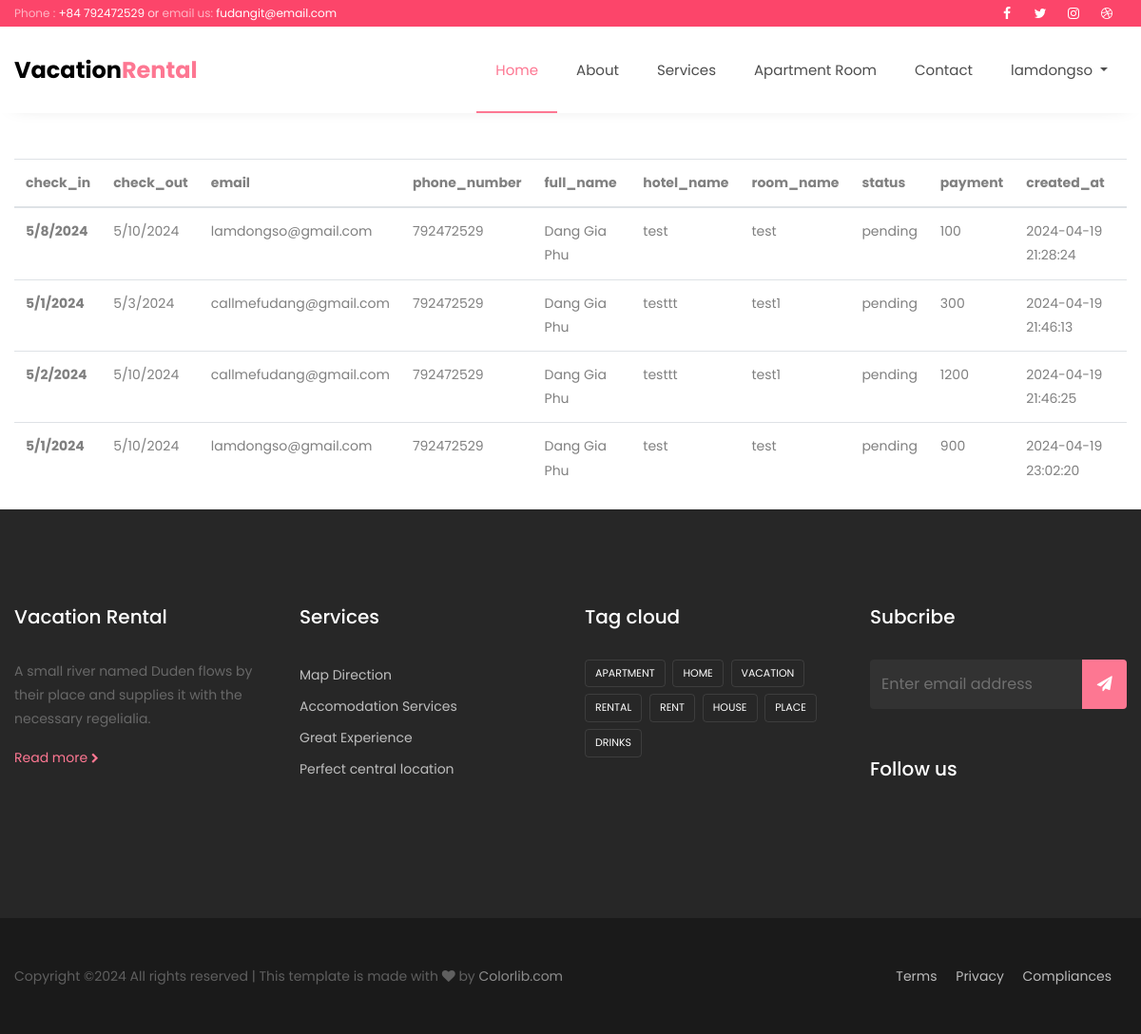
The page /users/booking.php?id=1 (signed in) on the database as committed earlier.
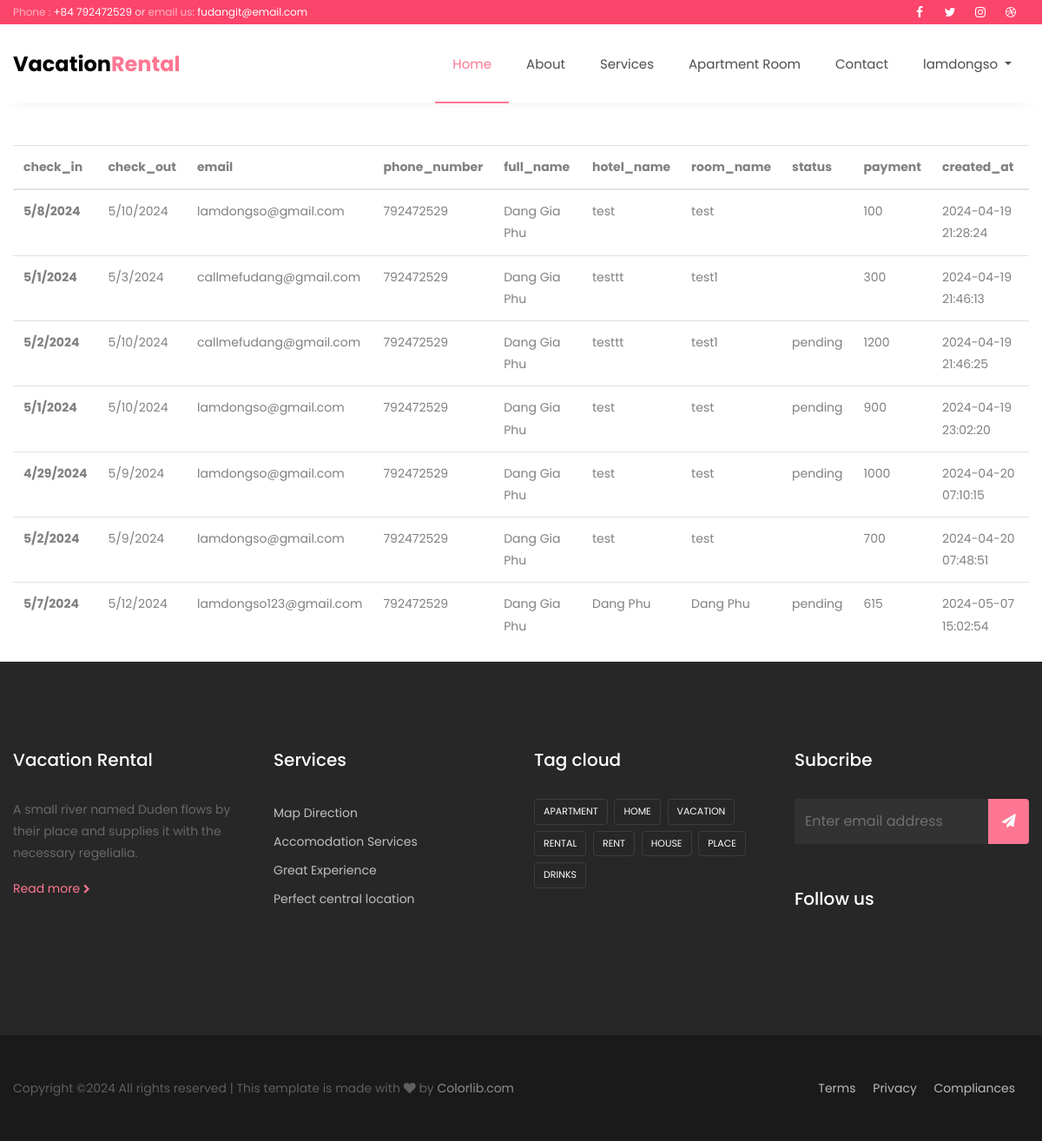
The same page on the database as committed later.
### tables this page shows
CREATE TABLE `bookings` (
  `id` int(5) NOT NULL,
  `check_in` varchar(200) NOT NULL,
  `check_out` varchar(200) NOT NULL,
  `email` varchar(200) NOT NULL,
  `phone_number` int(40) NOT NULL,
  `full_name` varchar(200) NOT NULL,
  `hotel_name` varchar(200) NOT NULL,
  `room_name` varchar(200) NOT NULL,
  `status` varchar(200) NOT NULL,
  `payment` int(10) NOT NULL,
  `user_id` int(5) NOT NULL,
  `created_at` datetime NOT NULL DEFAULT current_timestamp()
);

### users/booking.php (the view, shortened to what this page needs)
<?php require "../includes/header.php"; ?>
<?php require "../config/config.php"; ?>
<?php
  if(isset($_GET['id'])) {
    $id = $_GET['id'];
    $bookings  = $conn->query("SELECT * FROM bookings WHERE user_id='$id'");
    $bookings->execute();
    $allBookings = $bookings->fetchAll(PDO::FETCH_OBJ);
  } else {
    echo "<script>window.location.href='".APPURL."/404.php'</script>";
  }
?>
<div class="container">
  <?php if(count($allBookings) >0 ): ?>
  <table class="table mt-5">
  <thead>
    <tr>
      <th scope="col">check_in</th>
      <th scope="col">check_out</th>
      <th scope="col">email</th>
      <th scope="col">phone_number</th>
      <th scope="col">full_name</th>
      <th scope="col">hotel_name</th>
      <th scope="col">room_name</th>
      <th scope="col">status</th>
      <th scope="col">payment</th>
      <th scope="col">created_at</th>
    </tr>
  </thead>
  <tbody>
    <?php foreach($allBookings as $booking) : ?>
        <tr>
          <th scope="row"><?php echo $booking->check_in; ?></th>
          <td><?php echo $booking->check_out; ?></td>
          <td><?php echo $booking->email; ?></td>
          <td><?php echo $booking->phone_number; ?></td>
          <td><?php echo $booking->full_name; ?></td>
          <td><?php echo $booking->hotel_name; ?></td>
          <td><?php echo $booking->room_name; ?></td>
          <td><?php echo $booking->status; ?></td>
          <td><?php echo $booking->payment; ?></td>
          <td><?php echo $booking->created_at; ?></td>
        </tr>
    <?php endforeach; ?>
  </tbody>
</table>
<?php else : ?>
  <div class="alert alert-info" role="alert">
      You have not made any bookings.
  </div>
  <?php endif; ?>
</div>
<?php require "../includes/footer.php"; ?>

Rows that differ between the two databases and show on the page:
changed bookings (number 1 of 7 on the later page): status "pending" → (not shown)
changed bookings (number 2 of 7 on the later page): status "pending" → (not shown)
added bookings: check_in "4/29/2024", check_out "5/9/2024", email "lamdongso@gmail.com", phone_number "792472529", full_name "Dang Gia Phu", hotel_name "test", room_name "test", status "pending", payment "1000", created_at "2024-04-20 07:10:15"
added bookings: check_in "5/2/2024", check_out "5/9/2024", email "lamdongso@gmail.com", phone_number "792472529", full_name "Dang Gia Phu", hotel_name "test", room_name "test", payment "700", created_at "2024-04-20 07:48:51"
added bookings: check_in "5/7/2024", check_out "5/12/2024", email "lamdongso123@gmail.com", phone_number "792472529", full_name "Dang Gia Phu", hotel_name "Dang Phu", room_name "Dang Phu", status "pending", payment "615", created_at "2024-05-07 15:02:54"
